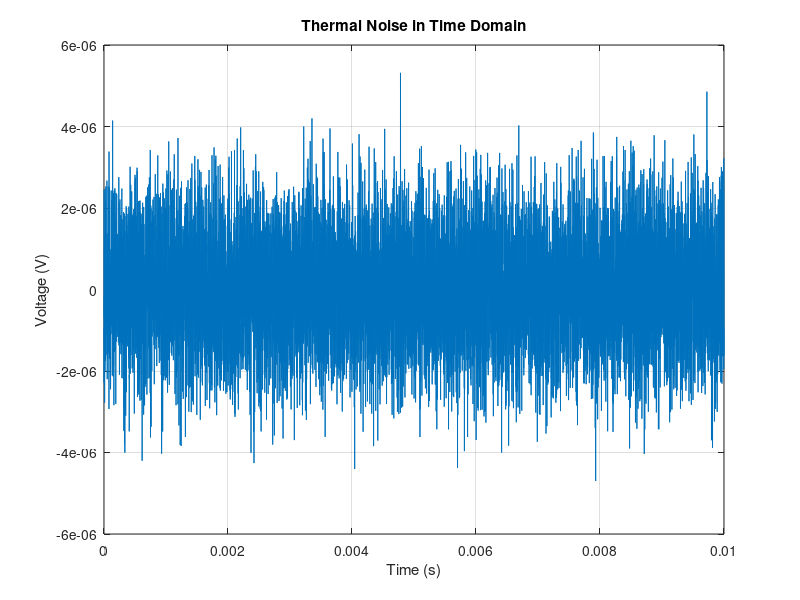
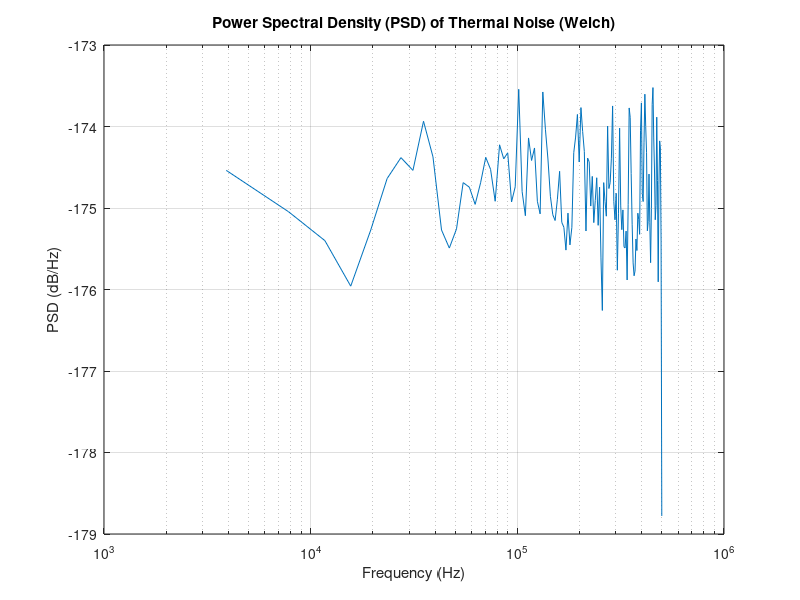

Source code (MATLAB) for these figures, in order:
clc;
close all;
clear;

% -------------------------
% Thermal Noise Assignment
% -------------------------
% Default parameters (you can change these OR use the input prompts)
B = 1e6;      % Bandwidth (Hz) = 1 MHz
R = 100;      % Resistance (ohms)
T = 300;      % Temperature (K)
k = 1.38e-23; % Boltzmann constant (J/K)

% OPTIONAL: Uncomment these if your teacher wants user input
% B = input('Enter Bandwidth B in Hz (e.g., 1e6) = ');
% R = input('Enter Resistance R in ohms (e.g., 100) = ');
% T = input('Enter Temperature T in K (e.g., 300) = ');

% Generate thermal noise
n_samples = 10000;
Fs = B;                          % sampling frequency (use B as given in template)
t = (0:n_samples-1)/Fs;          % time axis

% Thermal noise voltage samples (RMS based on 4kTRB)
thermal_noise = sqrt(4*k*T*R*B) * randn(1, n_samples);

% -------------------------
% 1) Time-domain Plot
% -------------------------
figure;
plot(t, thermal_noise);
grid on;
xlabel('Time (s)');
ylabel('Voltage (V)');
title('Thermal Noise in Time Domain');

% Print basic observation values
fprintf('\n--- Thermal Noise Parameters ---\n');
fprintf('Bandwidth B   = %.3e Hz\n', B);
fprintf('Resistance R  = %.2f ohms\n', R);
fprintf('Temperature T = %.2f K\n', T);
fprintf('Samples       = %d\n', n_samples);

fprintf('\n--- Noise Statistics ---\n');
fprintf('Mean(V)  = %.3e V\n', mean(thermal_noise));
fprintf('Std(V)   = %.3e V\n', std(thermal_noise));
fprintf('Vrms(th) = %.3e V (theoretical)\n', sqrt(4*k*T*R*B));

% -------------------------
% 2) PSD using Welch Method
% -------------------------
% Use pwelch to estimate power spectral density
[psd, freq] = pwelch(thermal_noise, [], [], [], Fs);

figure;
semilogx(freq, 10*log10(psd));
grid on;
xlabel('Frequency (Hz)');
ylabel('PSD (dB/Hz)');
title('Power Spectral Density (PSD) of Thermal Noise (Welch)');

% -------------------------
% 3) Experimentation Hint
% -------------------------
fprintf('\n--- Experimentation ---\n');
fprintf('Try changing B, R, and T and re-run:\n');
fprintf('- Increasing B increases noise power (higher Vrms)\n');
fprintf('- Increasing R increases noise power\n');
fprintf('- Increasing T increases noise power\n\n');
